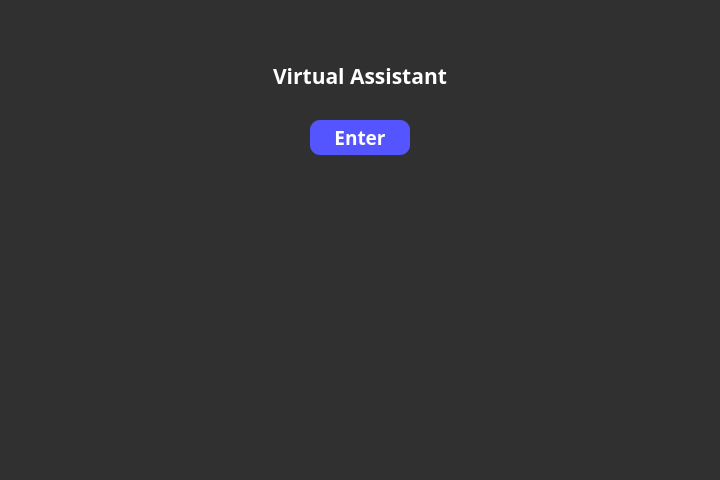
<?xml version="1.0" encoding="UTF-8"?>
<ui version="4.0">
    <class>MainWindow</class>
    <widget class="QMainWindow" name="MainWindow">
        <property name="geometry">
            <rect>
                <x>0</x>
                <y>0</y>
                <width>720</width>
                <height>480</height>
            </rect>
        </property>
        <property name="windowTitle">
            <string>MainWindow</string>
        </property>
        <property name="styleSheet">
            <string notr="true">background-color:rgb(48, 48, 48)</string>
        </property>
        <widget class="QWidget" name="centralwidget">
            <widget class="QLabel" name="Title">
                <property name="geometry">
                    <rect>
                        <x>260</x>
                        <y>60</y>
                        <width>200</width>
                        <height>32</height>
                    </rect>
                </property>
                <property name="font">
                    <font>
                        <family>TimeBurner</family>
                        <pointsize>16</pointsize>
                        <weight>75</weight>
                        <bold>true</bold>
                    </font>
                </property>
                <property name="layoutDirection">
                    <enum>Qt::LeftToRight</enum>
                </property>
                <property name="styleSheet">
                    <string notr="true">color: rgp(0, 1, 2)</string>
                </property>
                <property name="text">
                    <string>&lt;html&gt;&lt;head/&gt;&lt;body&gt;&lt;p&gt;&lt;span style=&quot;
                        color:#ffffff;&quot;&gt;Virtual
                        Assistant&lt;/span&gt;&lt;/p&gt;&lt;/body&gt;&lt;/html&gt;</string>
                </property>
                <property name="alignment">
                    <set>Qt::AlignCenter</set>
                </property>
            </widget>
            <widget class="QPushButton" name="enterButton">
                <property name="geometry">
                    <rect>
                        <x>310</x>
                        <y>120</y>
                        <width>100</width>
                        <height>35</height>
                    </rect>
                </property>
                <property name="font">
                    <font>
                        <family>TimeBurner</family>
                        <pointsize>14</pointsize>
                        <weight>75</weight>
                        <bold>true</bold>
                    </font>
                </property>
                <property name="styleSheet">
                    <string notr="true">color: white;
                        background-color:rgb(85, 85, 255);
                        border-radius: 10;
                    </string>
                </property>
                <property name="text">
                    <string>Enter</string>
                </property>
            </widget>
        </widget>
    </widget>
    <resources />
    <connections />
</ui>
